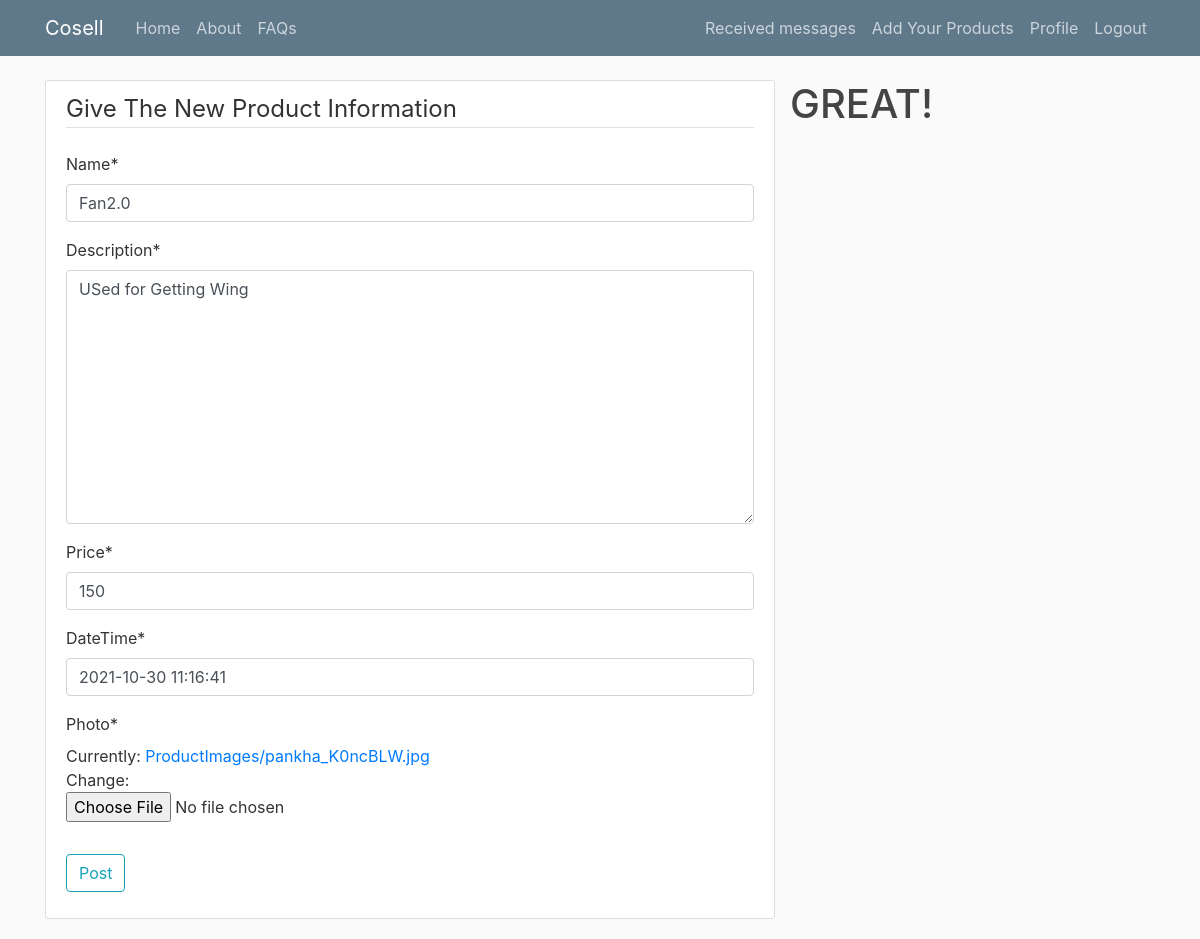
Page /product/37/update/ (signed in) on the committed database.
### CosellApp/models.py (models this page shows, shortened)
class Product(models.Model):
    Id = models.AutoField(primary_key=True)
    Name = models.CharField(max_length=100)
    Description = models.TextField(blank=False)  # Description is must
    Price = models.PositiveIntegerField()
    DateTime = models.DateTimeField(default=timezone.now)
    SellerInfo = models.ForeignKey(Student, on_delete=models.CASCADE)
    Photo = models.ImageField(
        default='Balti.jpg', upload_to='ProductImages')
    payment = models.ForeignKey(Payment, null=True, on_delete=models.CASCADE)

### CosellApp/views.py (the view, shortened to what this page needs)
class PostUpdateView(LoginRequiredMixin, UserPassesTestMixin, UpdateView):
    model = Product
    template_name = '../templates/Product_form.html'
    fields = ['Name', 'Description', 'Price', 'DateTime', 'Photo']
    def test_func(self):
        product = self.get_object()
        if self.request.user == product.SellerInfo.user:
            return True
        return False

### templates/Product_form.html (shortened to what this page needs)
{% extends "base.html" %} {% load crispy_forms_tags %} {% block content %}
<div class="content-section">
  <form enctype="multipart/form-data" method="POST">
    <fieldset class="form-group">
      <legend class="border-bottom mb-4">Give The New Product Information</legend>
      {{ form|crispy }}
    </fieldset>
    <div class="form-group">
      <button class="btn btn-outline-info" type="submit">Post</button>
    </div>
  </form>
</div>
{% endblock content %}

### static/main.css (style rules this page uses)
body { background: #fafafa; color: #333333; margin-top: 5rem; }
.content-section { background: #ffffff; padding: 10px 20px; border: 1px solid #dddddd; border-radius: 3px; margin-bottom: 20px; }

### rows in the picture
Product: Name "Fan2.0", Description "USed for Getting Wing", Price "150", DateTime "2021-10-30 11:16:41"
